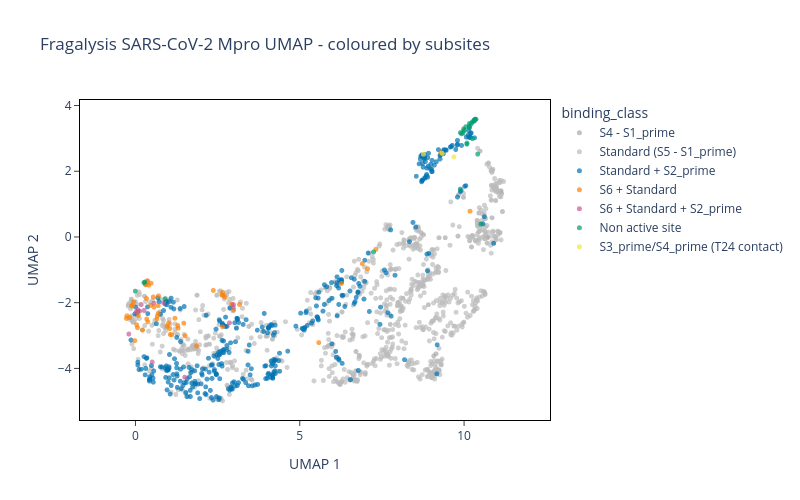

The notebook cell this image was saved under:
### Code cell
fig = px.scatter(
    plot_df,
    x="x", y="y",
    color="binding_class",
    hover_data=["pdb_id", "subsites", "smiles"],
    title="Fragalysis SARS-CoV-2 Mpro UMAP - coloured by subsites",
    color_discrete_map={
        "Standard (S5 - S1_prime)": "#BBBBBB",
        "Standard + S2_prime": "#0072B2",
        "S4 - S1_prime": "#A9A9A9",
        "S6 + Standard": "#FF8000",
        "S6 + Standard + S2_prime": "#C55B95",
        "S3_prime/S4_prime (T24 contact)": "#F0E442",
        "Minor combinations": "#B33DEA",
        "Non active site": "#009E73"
    },
    width = 800, height = 500
)

fig.update_traces(marker=dict(size=5, opacity=0.7))
fig.update_layout(yaxis=dict(scaleanchor="x", scaleratio=1),plot_bgcolor='white')
fig.update_xaxes(
    mirror=True,
    ticks='outside',
    showline=True,
    linecolor='black',
    title_text="UMAP 1"
)
fig.update_yaxes(
    mirror=True,
    ticks='outside',
    showline=True,
    linecolor='black',
    title_text="UMAP 2"
)
fig.show(config = config)

### Figure 1 — Plotly figure (JSON) as saved in the notebook; plotly's stock layout.template omitted (floating-point values rounded to 4 significant figures; data arrays with more than 128 entries replaced by an {"elided": "..."} marker saying what was removed)
{"data": [{"customdata": {"elided": "90x3 str values"}, "hovertemplate": "binding_class=S4 - S1_prime<br>x=%{x}<br>y=%{y}<br>pdb_id=%{customdata[0]}<br>subsites=%{customdata[1]}<br>smiles=%{customdata[2]}<extra></extra>", "legendgroup": "S4 - S1_prime", "marker": {"color": "#A9A9A9", "opacity": 0.7, "size": 5, "symbol": "circle"}, "mode": "markers", "name": "S4 - S1_prime", "showlegend": true, "type": "scattergl", "x": [9.813, 9.832, 10.4, 10.83, 9.025, 9.236, 10.83, 10.47, 11.1, 10.92, 10.72, 10.98, 9.076, 10.7, 2.216, 10.67, 10.7, 10.97, 10.93, 3.976, 7.02, 10.85, 8.696, 9.98, 10.96, 10.49, 6.527, 6.993, 6.807, 10.86, 11.0, 1.873, 2.477, 0.2775, 0.3007, 8.606, 9.242, 2.25, 6.078, 5.779, 6.286, 7.639, 0.3682, 8.914, 11.08, 8.796, 6.781, 8.084, 8.138, 3.45, 10.46, 10.17, 8.112, 3.863, 7.97, 6.71, 6.624, -0.004671, -0.1279, 10.23, 10.31, 6.702, 7.691, 8.166, 0.8921, 8.389, 8.767, 11.09, 11.12, 4.169, 7.691, 9.147, 10.63, 10.29, 7.68, 11.14, 6.229, 10.25, 10.74, 7.754, 0.7469, 11.17, 10.48, 9.428, 6.299, 10.33, 10.35, 1.283, 10.94, 11.03], "xaxis": "x", "y": [0.02624, 1.283, 0.5065, 1.12, -0.3841, -0.02369, 1.568, 0.1728, 1.383, 1.472, -0.02112, 1.524, -3.623, -0.1857, -3.014, 0.005431, 0.004307, -0.08552, 0.01198, -3.019, -1.387, 0.5836, 0.1282, 1.207, 1.107, 0.4016, -4.359, -4.175, -3.601, 2.017, 1.434, -1.772, -1.773, -1.805, -1.447, 0.3062, -4.057, -3.263, -1.362, -1.55, -2.282, -2.084, -1.335, -2.062, 0.1172, -1.321, -1.734, -2.097, -1.865, -2.721, -0.08078, -0.1173, -2.243, -2.876, -2.093, -3.486, -2.963, -1.972, -1.892, -0.3044, 3.55, -4.077, 0.3166, -0.09261, -2.758, -1.588, 0.06805, 1.659, 1.407, -3.112, 0.3228, -3.555, -1.716, 3.516, 0.2603, 1.32, -4.489, 0.04544, 2.25, -2.66, -2.279, 0.7732, 2.612, -0.02252, -1.804, 3.586, -0.1201, -2.973, 1.452, 0.1749], "yaxis": "y"}, {"customdata": {"elided": "754x3 str values"}, "hovertemplate": "binding_class=Standard (S5 - S1_prime)<br>x=%{x}<br>y=%{y}<br>pdb_id=%{customdata[0]}<br>subsites=%{customdata[1]}<br>smiles=%{customdata[2]}<extra></extra>", "legendgroup": "Standard (S5 - S1_prime)", "marker": {"color": "#BBBBBB", "opacity": 0.7, "size": 5, "symbol": "circle"}, "mode": "markers", "name": "Standard (S5 - S1_prime)", "showlegend": true, "type": "scattergl", "x": {"elided": "754 float values"}, "xaxis": "x", "y": {"elided": "754 float values"}, "yaxis": "y"}, {"customdata": {"elided": "374x3 str values"}, "hovertemplate": "binding_class=Standard + S2_prime<br>x=%{x}<br>y=%{y}<br>pdb_id=%{customdata[0]}<br>subsites=%{customdata[1]}<br>smiles=%{customdata[2]}<extra></extra>", "legendgroup": "Standard + S2_prime", "marker": {"color": "#0072B2", "opacity": 0.7, "size": 5, "symbol": "circle"}, "mode": "markers", "name": "Standard + S2_prime", "showlegend": true, "type": "scattergl", "x": {"elided": "374 float values"}, "xaxis": "x", "y": {"elided": "374 float values"}, "yaxis": "y"}, {"customdata": {"elided": "56x3 str values"}, "hovertemplate": "binding_class=S6 + Standard<br>x=%{x}<br>y=%{y}<br>pdb_id=%{customdata[0]}<br>subsites=%{customdata[1]}<br>smiles=%{customdata[2]}<extra></extra>", "legendgroup": "S6 + Standard", "marker": {"color": "#FF8000", "opacity": 0.7, "size": 5, "symbol": "circle"}, "mode": "markers", "name": "S6 + Standard", "showlegend": true, "type": "scattergl", "x": [6.268, 0.3119, 3.168, 2.928, 1.509, 0.6997, 2.722, 0.6652, 0.6509, 0.2141, 0.03741, 0.6906, 0.9643, 0.06167, 0.08808, 1.289, 1.056, 7.316, 9.294, 10.18, 0.07853, 2.652, 9.972, 7.06, 1.202, 0.295, 6.903, 0.4019, 1.009, 1.042, -0.06051, -0.1169, 0.5611, 1.858, 0.6937, 1.298, -0.2579, 2.629, 1.469, 2.677, 0.5404, 0.4755, 5.578, -0.01963, 0.3422, 0.4599, 2.37, 0.3745, 1.105, 0.363, 2.988, 2.65, 0.3363, -0.2761, -0.09449, -0.1732], "xaxis": "x", "y": [-1.417, -1.455, -2.055, -2.042, -3.009, -1.792, -1.832, -2.406, -2.493, -2.836, -2.673, -2.324, -2.715, -2.761, -2.39, -2.697, -2.968, -0.3779, 2.565, 0.7837, -2.269, -1.685, 3.235, -0.9656, -2.474, -1.403, -0.8123, -1.468, -2.618, -2.787, -1.974, -2.099, -2.132, -3.322, -2.09, -2.776, -2.401, -1.767, -2.623, -1.779, -1.827, -1.406, -3.215, -3.156, -2.497, -2.079, -1.627, -2.584, -2.976, -1.331, -2.217, -2.734, -1.874, -2.478, -2.084, -2.451], "yaxis": "y"}, {"customdata": [["SARS-a0232a.pdb", "['S6', 'S5', 'S4', 'S3', 'S2', 'S1', 'S1_prime', 'S2_prime']", "CNS(=O)(=O)OCC(=O)N[C@H](C)c1cc(Cl)cc(-c2ccc(S(N)(=O)=O)cc2)c1"], ["SARS-a1091a.pdb", "['S6', 'S5', 'S4', 'S3', 'S2', 'S1', 'S1_prime', 'S2_prime']", "CS(=O)(=O)NC[C@H]1CN(c2cncc3ccccc23)C(=O)[C@@]12CN(CCN1CC(F)(F)C1)C(=O)c1ccc(Cl)cc12"], ["SARS-a1091b.pdb", "['S6', 'S5', 'S4', 'S3', 'S2', 'S1', 'S1_prime', 'S2_prime']", "CS(=O)(=O)NC[C@H]1CN(c2cncc3ccccc23)C(=O)[C@@]12CN(CCN1CC(F)(F)C1)C(=O)c1ccc(Cl)cc12"], ["SARS-a1133b.pdb", "['S6', 'S5', 'S4', 'S3', 'S2', 'S1', 'S1_prime', 'S2_prime']", "CS(=O)(=O)NC[C@H]1CN(c2cncc3ccccc23)C(=O)[C@@]12CN(CCN1CCC3(COC3)C1)C(=O)c1ccc(Cl)cc12"], ["5rh5-a.pdb", "['S6', 'S5', 'S4', 'S3', 'S2', 'S1', 'S1_prime', 'S2_prime']", "CCC(=O)N(c1cc(C(C)(C)C)on1)[C@@H](C(=O)Nc1ccc(OC)cc1C)c1cccnc1"], ["5rh9-a.pdb", "['S6', 'S5', 'S4', 'S3', 'S2', 'S1', 'S1_prime', 'S2_prime']", "CCC(=O)N(c1ccc([C@H](C)OC)cc1)[C@@H](C(=O)Nc1ccc(OC)cc1C)c1cccnc1"], ["7gc5-a.pdb", "['S6', 'S5', 'S4', 'S3', 'S2', 'S1', 'S1_prime', 'S2_prime']", "CC(=O)NCCc1c[nH]c2c(CN3CCN(C(C)=O)CC3)cccc12"], ["7vvp-a.pdb", "['S6', 'S5', 'S4', 'S3', 'S2', 'S1', 'S1_prime', 'S2_prime']", "COc1cccc2[nH]c(C(=O)N[C@@H](CC(C)C)C(=O)N[C@@H](C[C@@H]3CCNC3=O)C(=O)COP(=O)(O)O)cc12"], ["7ghm-a.pdb", "['S6', 'S5', 'S4', 'S3', 'S2', 'S1', 'S1_prime', 'S2_prime']", "O=C1C[C@H](Oc2cc(Cl)cc(OCCNC(=O)c3cc(=O)[nH]c4ccccc34)c2)N1"], ["7ghm-b.pdb", "['S6', 'S5', 'S4', 'S3', 'S2', 'S1', 'S1_prime', 'S2_prime']", "O=C1C[C@H](Oc2cc(Cl)cc(OCCNC(=O)c3cc(=O)[nH]c4ccccc34)c2)N1"], ["5rl2-a.pdb", "['S6', 'S5', 'S4', 'S3', 'S2', 'S1', 'S1_prime', 'S2_prime']", "CCC(=O)N(c1ccc(C(C)(C)C)cc1)[C@@H](C(=O)NCCOC)c1cccnc1"], ["5rl0-a.pdb", "['S6', 'S5', 'S4', 'S3', 'S2', 'S1', 'S1_prime', 'S2_prime']", "CCOC(=O)CCNC(=O)[C@@H](c1cccnc1)N(C(=O)CC)c1ccc(C(C)(C)C)cc1"], ["7vlq-a.pdb", "['S6', 'S5', 'S4', 'S3', 'S2', 'S1', 'S1_prime', 'S2_prime']", "CC(C)(C)[C@H](NC(=O)C(F)(F)F)C(=O)N1C[C@H]2[C@@H]([C@H]1C(=O)N[C@H](C=N)C[C@@H]1CCNC1=O)C2(C)C"]], "hovertemplate": "binding_class=S6 + Standard + S2_prime<br>x=%{x}<br>y=%{y}<br>pdb_id=%{customdata[0]}<br>subsites=%{customdata[1]}<br>smiles=%{customdata[2]}<extra></extra>", "legendgroup": "S6 + Standard + S2_prime", "marker": {"color": "#C55B95", "opacity": 0.7, "size": 5, "symbol": "circle"}, "mode": "markers", "name": "S6 + Standard + S2_prime", "showlegend": true, "type": "scattergl", "x": [0.07413, 0.5089, 0.2615, 2.861, 1.498, 0.01879, 2.98, 2.977, -0.2017, 0.1741, 0.5586, 0.1227, 0.8521], "xaxis": "x", "y": [-2.212, -3.806, -2.236, -2.614, -4.268, -2.29, -2.057, -2.141, -2.955, -2.058, -2.016, -2.261, -2.001], "yaxis": "y"}, {"customdata": [["5red-a.pdb", "['others']", "c1ccc(SCCN2CCOCC2)cc1"], ["5re6-a.pdb", "['others']", "CC(=O)Nc1ccc(Oc2ncccn2)cc1"], ["5rec-a.pdb", "['others']", "Oc1ccccc1CNc1nc2ccccc2[nH]1"], ["5rgr-a.pdb", "['others']", "CC(C)N(C)c1ncnc2c1cnn2C"], ["5rgr-b.pdb", "['others']", "CC(C)N(C)c1ncnc2c1cnn2C"], ["7ghk-a.pdb", "['others']", "CNCc1c[nH]c2ccc(F)cc12"], ["5rf0-a.pdb", "['others']", "OCC1(c2ccccn2)CCCC1"], ["5rf9-a.pdb", "['others']", "C[C@H]1CN(C(=O)Cn2cccn2)CCO1"], ["5rea-a.pdb", "['others']", "O=C(c1ccc2c(c1)OCO2)N1CCCCCC1"], ["5rfc-a.pdb", "['others']", "COC(=O)Nc1sc(C)nc1-c1ccccc1"], ["5reg-a.pdb", "['others']", "NC(=O)c1ccc(NC(=O)[C@@H]2CCCO2)cc1"], ["5rgq-a.pdb", "['others']", "Cc1cc(F)ccc1CS(N)(=O)=O"], ["5rf4-a.pdb", "['others']", "Oc1ccccn1"], ["5rf5-a.pdb", "['others']", "O=S1(=O)CC(O)C1"], ["5re5-a.pdb", "['others']", "NC(=O)C1CCN(C(=O)Nc2ccccc2)CC1"], ["7gdt-a.pdb", "['others']", "Cc1c([C@@H](C)C(=O)O)ccc2c1[nH]c1ccc(Cl)cc12"], ["5ree-a.pdb", "['others']", "C[C@@H]1[C@@H](O)CCCN1Cc1ccccc1"], ["5re7-a.pdb", "['others']", "CC(=O)NCc1ccc(S(N)(=O)=O)cc1"], ["5rgs-a.pdb", "['others']", "OC[C@H]1CN(Cc2ccccc2)CCO1"], ["5rfb-a.pdb", "['others']", "CCNCc1cn(C)nn1"], ["5ref-a.pdb", "['others']", "COC(=O)c1cccc(NS(C)(=O)=O)c1"], ["5rgg-a.pdb", "['others']", "CN1CCN(C(=O)Nc2ccccc2)CC1"], ["7gij-b.pdb", "['others']", "CN(C)C(=O)C[C@@]1(C(=O)Nc2cncc3ccccc23)CCOc2ccc(Cl)cc21"], ["5rh4-a.pdb", "['others']", "C[C@@H](C(=O)O)c1ccc2c(c1)[nH]c1ccc(Cl)cc12"], ["5rfd-a.pdb", "['others']", "CS(=O)(=O)Cc1nc2ccccc2[nH]1"], ["5rei-a.pdb", "['others']", "Clc1cccc(CN2CCOCC2)c1"], ["5rfa-a.pdb", "['others']", "Cn1ccc(C(=O)NC[C@@H]2CCCO2)n1"], ["5re8-a.pdb", "['others']", "Fc1cccc(CNCc2ccco2)c1"], ["5rgj-a.pdb", "['others']", "c1cnc(N2CC[C@]3(CCOC3)C2)cn1"]], "hovertemplate": "binding_class=Non active site<br>x=%{x}<br>y=%{y}<br>pdb_id=%{customdata[0]}<br>subsites=%{customdata[1]}<br>smiles=%{customdata[2]}<extra></extra>", "legendgroup": "Non active site", "marker": {"color": "#009E73", "opacity": 0.7, "size": 5, "symbol": "circle"}, "mode": "markers", "name": "Non active site", "showlegend": true, "type": "scattergl", "x": [10.33, -0.004788, 10.25, 10.17, 10.3, 0.2809, 10.34, 7.245, 10.25, 10.22, 9.889, 10.51, 10.3, 10.3, 0.2598, 10.17, 10.08, 9.962, 10.09, 10.16, 9.884, 10.01, 0.8954, 10.16, 9.991, 10.36, 10.42, 10.05, 9.921], "xaxis": "x", "y": [3.567, -1.649, 2.995, 3.454, 3.535, -1.373, 3.584, -0.4561, 3.499, 3.442, 3.176, 0.3931, 3.546, 3.547, -1.391, 3.343, 2.823, 3.158, 2.857, 3.376, 1.456, 3.238, -1.887, 3.32, 3.291, 3.582, 2.521, 3.357, 3.138], "yaxis": "y"}, {"customdata": [["5rg3-a.pdb", "['S1', 'S1_prime', 'S2_prime', 'S3_prime', 'S4_prime']", "C=CCNC(=O)[C@H](CC(N)=O)NC(C)=O"], ["5rev-a.pdb", "['S3', 'S2', 'S1', 'S1_prime', 'S2_prime', 'S3_prime', 'S4_prime']", "CC(=O)Nc1cccc(C(=O)N2CCSCC2)c1"], ["7gf8-a.pdb", "['S3', 'S2', 'S1', 'S1_prime', 'S2_prime', 'S3_prime', 'S4_prime']", "CC(=O)c1cc(C)n(NC(=O)c2n[nH]c(=O)c3ccccc23)c1C"]], "hovertemplate": "binding_class=S3_prime/S4_prime (T24 contact)<br>x=%{x}<br>y=%{y}<br>pdb_id=%{customdata[0]}<br>subsites=%{customdata[1]}<br>smiles=%{customdata[2]}<extra></extra>", "legendgroup": "S3_prime/S4_prime (T24 contact)", "marker": {"color": "#F0E442", "opacity": 0.7, "size": 5, "symbol": "circle"}, "mode": "markers", "name": "S3_prime/S4_prime (T24 contact)", "showlegend": true, "type": "scattergl", "x": [9.334, 9.689, 8.762], "xaxis": "x", "y": [2.544, 2.436, 2.517], "yaxis": "y"}], "layout": {"height": 500, "legend": {"title": {"text": "binding_class"}, "tracegroupgap": 0}, "plot_bgcolor": "white", "title": {"text": "Fragalysis SARS-CoV-2 Mpro UMAP - coloured by subsites"}, "width": 800, "xaxis": {"anchor": "y", "domain": [0, 1], "linecolor": "black", "mirror": true, "showline": true, "ticks": "outside", "title": {"text": "UMAP 1"}}, "yaxis": {"anchor": "x", "domain": [0, 1], "linecolor": "black", "mirror": true, "scaleanchor": "x", "scaleratio": 1, "showline": true, "ticks": "outside", "title": {"text": "UMAP 2"}}}}
